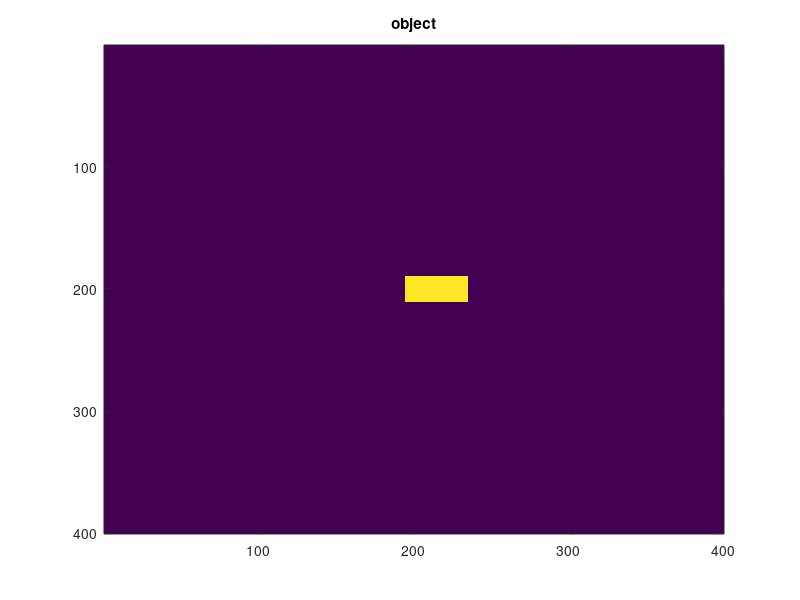
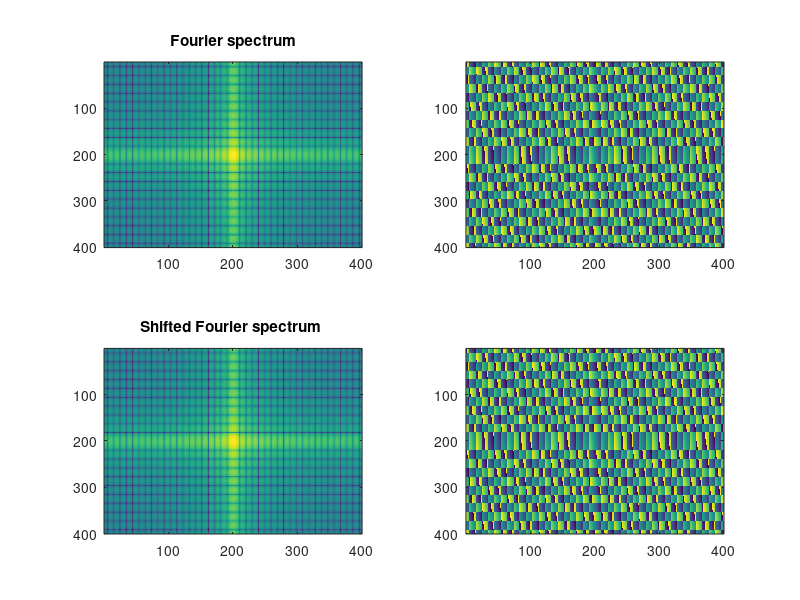
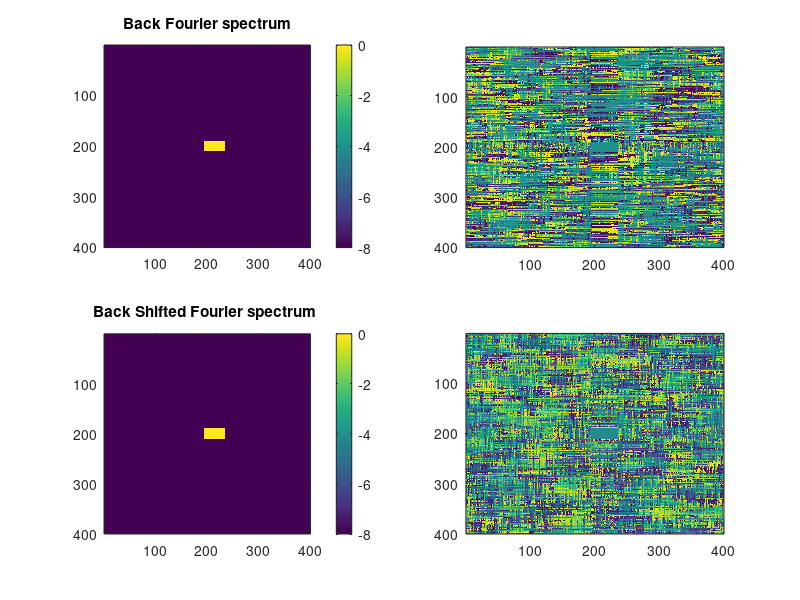

Here is the MATLAB script that generated these plots, in order:
clear;
close all;
N1 = 400;
N2 = 400;
phi = 2*pi;%2*pi/4;
[r2,r1] = meshgrid((1:1:N1)-N1/2, (1:1:N2)-N2/2);
 
object = (abs(r2 -15)<=20).*(abs(r1)<=10);
figure(1);
imagesc(object); title('object');
Fourier = fftshift(fftn(fftshift(object)));
Fourier_shift = fftshift(fftn(fftshift(object.*exp(1i*phi*r2))));
 
figure(2);
subplot(2,2,1);
imagesc(log10(abs(Fourier))); title('Fourier spectrum');
subplot(2,2,2);
imagesc(angle(Fourier));
subplot(2,2,3);
imagesc(log10(abs(Fourier_shift))); title('Shifted Fourier spectrum ');
subplot(2,2,4);
imagesc(angle(Fourier_shift));
 
 
back_Fourier = fftshift(ifftn(fftshift(Fourier)));
back_Fourier_shift = fftshift(ifftn(fftshift(Fourier_shift)));
 
figure(3);
subplot(2,2,1);
imagesc(log10(abs(back_Fourier))); caxis([-8 0]); colorbar; title('Back Fourier spectrum');
subplot(2,2,2);
imagesc(angle(back_Fourier));
subplot(2,2,3);
imagesc(log10(abs(back_Fourier_shift))); caxis([-8 0]); colorbar; title('Back Shifted Fourier spectrum ');
subplot(2,2,4);
imagesc(angle(back_Fourier_shift));
